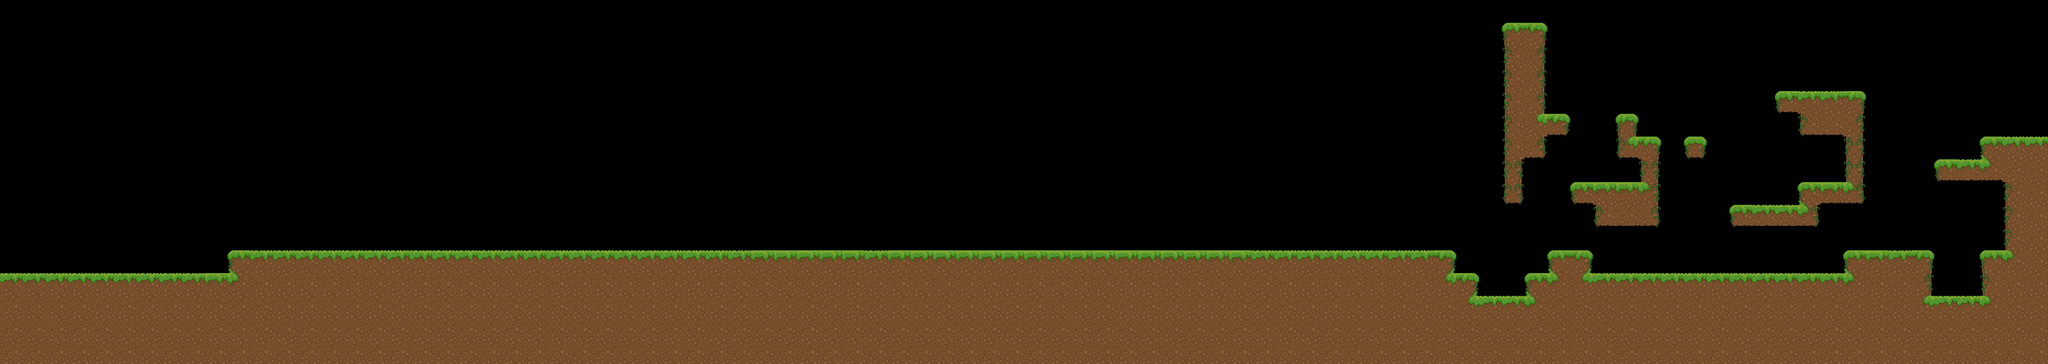

Rendered tile map (Tiled .tmx) drawn with the repository's tilesets; below, a short description and the map source with its tile grids summarised:
An orthogonal 90x16 tile map with 32x32 px tiles, 1 tile layer (tiles) and 3 objects (botao, plataforma, spawnpoint).

<map version="1.0" orientation="orthogonal" width="90" height="16" tilewidth="32" tileheight="32">
 <tileset firstgid="1" name="Tileset" tilewidth="32" tileheight="32">
  <image source="../Arte/tiles-v4-1-tileset.png" width="993" height="32" />
 </tileset>
 <layer name="tiles" width="90" height="16">
  <data>[1440 cells, 476 non-empty, 26 distinct tile ids]</data>
 </layer>
 <objectgroup name="objetos" width="90" height="16">
  <object name="botao" type="botao" x="2560" y="224" width="32" height="32">
   <properties>
    <property name="id" value="2" />
    <property name="offset" value="24" />
   </properties>
  </object>
  <object name="porta" type="plataforma" x="2592" y="320" width="32" height="32">
   <properties>
    <property name="asset" value="0" />
    <property name="ativacao" value="1" />
    <property name="distancia" value="2" />
    <property name="id" value="1" />
    <property name="sentido" value="1" />
   </properties>
  </object>
 </objectgroup>
 <objectgroup name="spawn" width="90" height="16">
  <object name="menina" type="spawnpoint" x="2784" y="320" width="32" height="32" />
 </objectgroup>
</map>